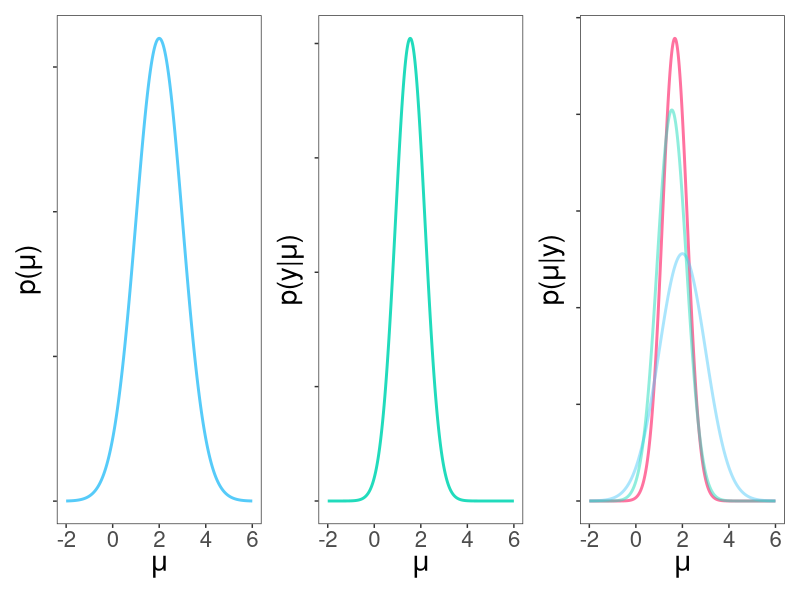
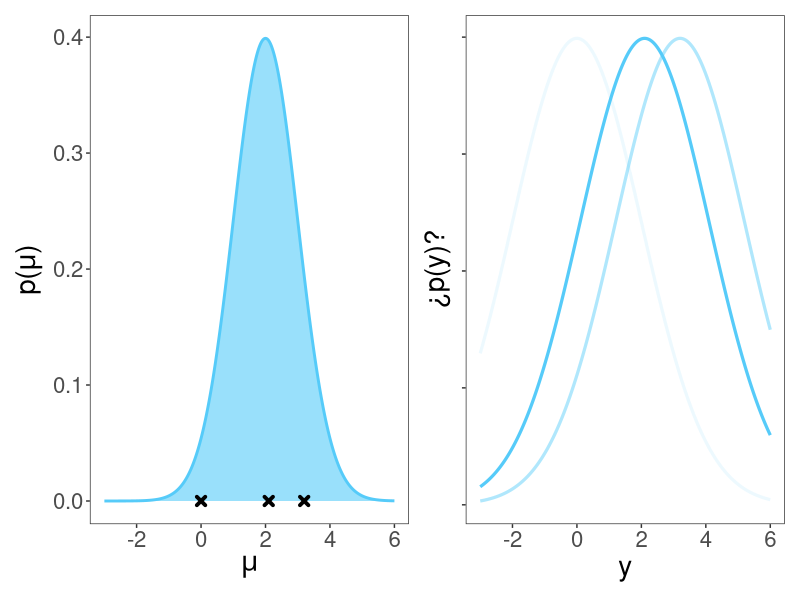
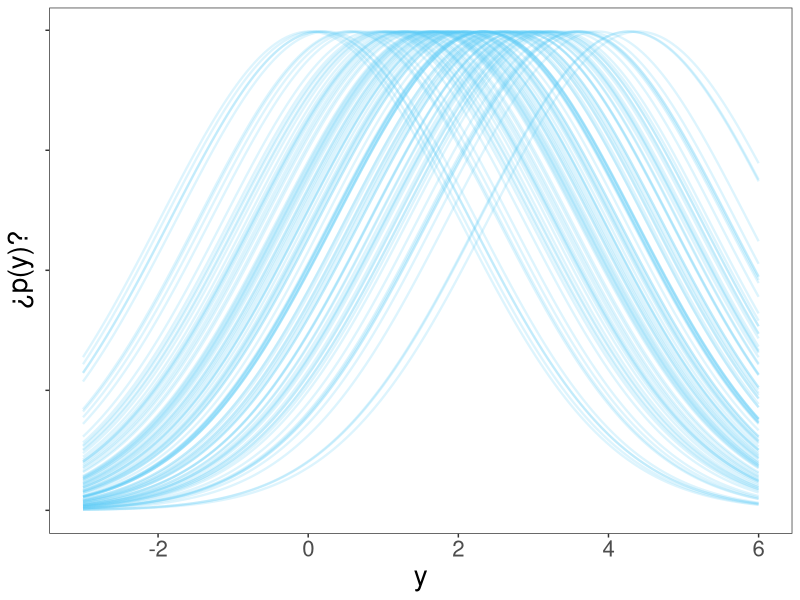
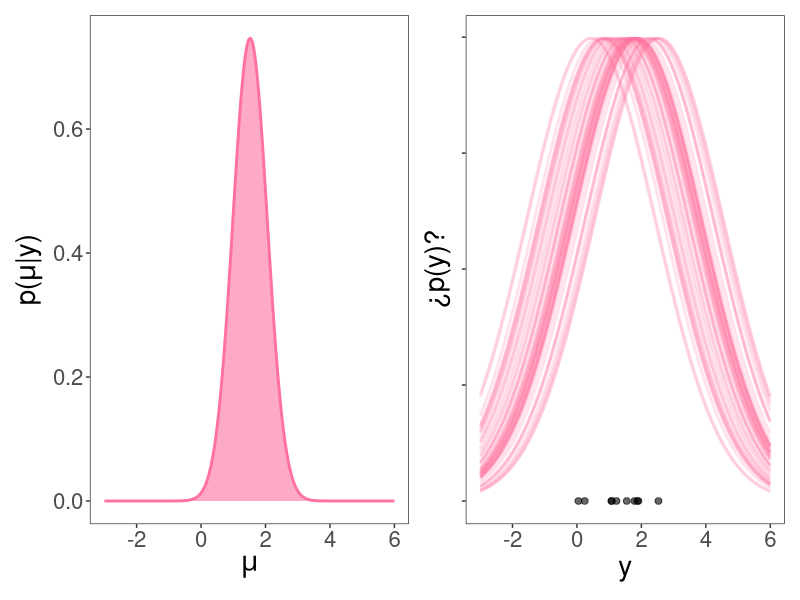
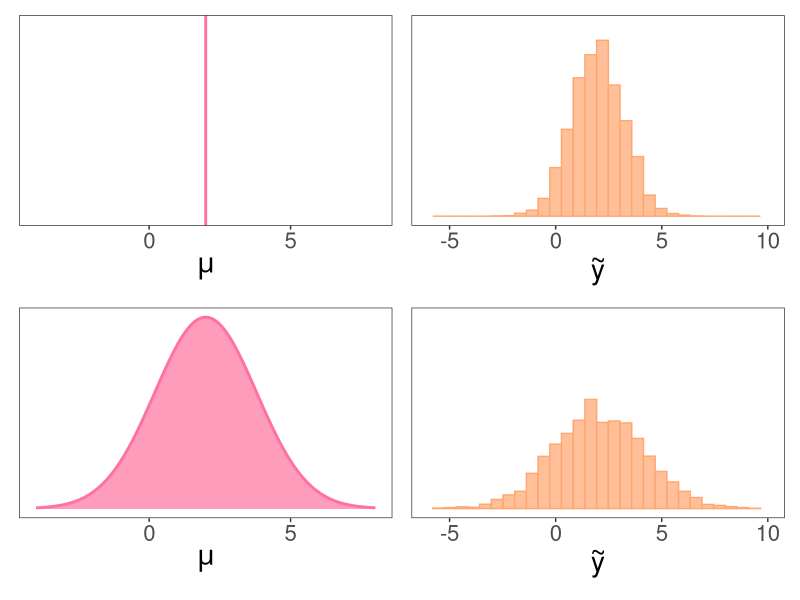
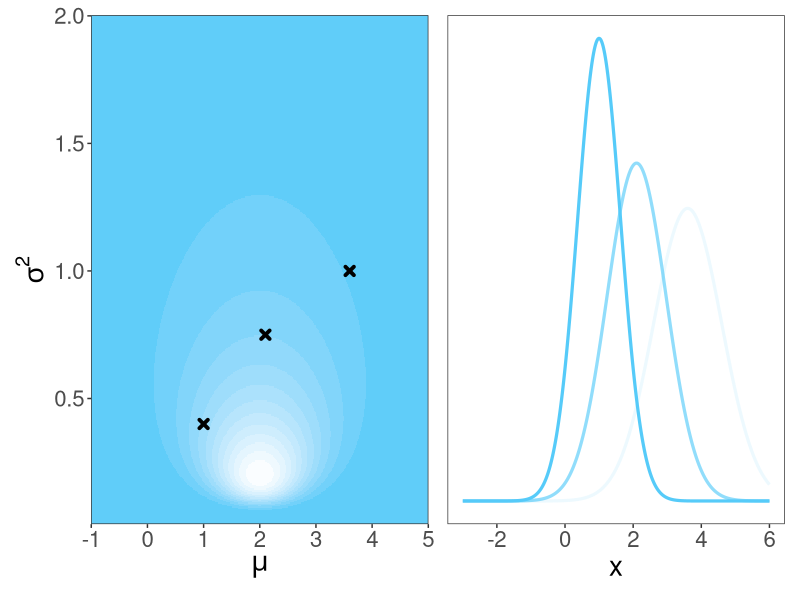
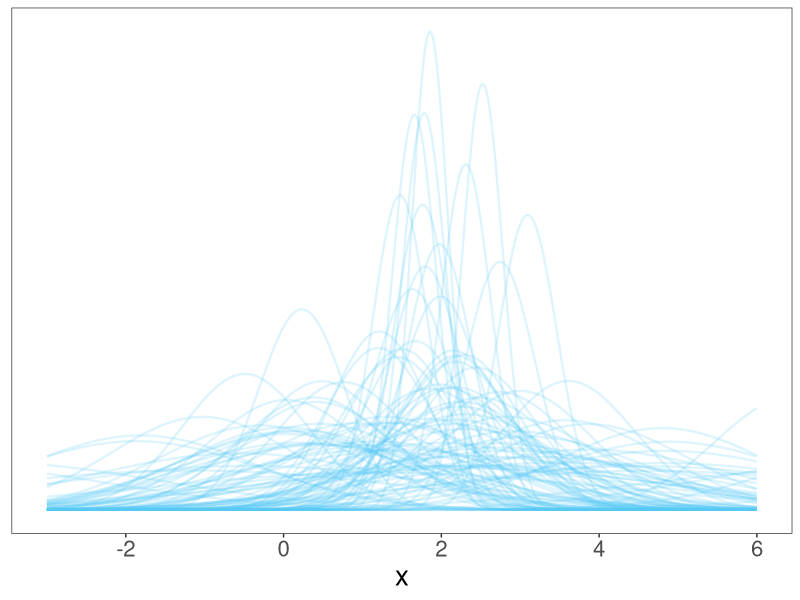
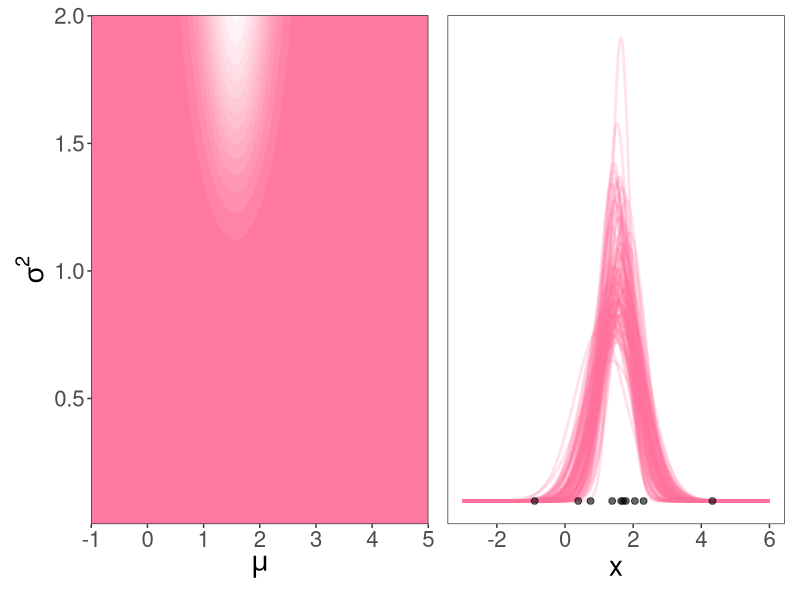

The R script that drew these images, in order:
## ---- chunk 1
#| echo: false
#| include: false

library(dplyr)
library(tidyr)
library(ggplot2)
library(patchwork)
library(purrr)

theme_set(
  theme_bw() +
  theme(
    legend.position = "none",
    panel.grid = element_blank(),
    #strip.background = element_rect(fill="#ade658"),
    text = element_text(size=20))
  )
## ---- chunk 2
#| echo: false
#| include: false

mu_prior <- 2
sigma_prior <- 1
muestra <- rnorm(10,1.5,1)
y_bar <- mean(muestra)
n <- length(muestra)
sigma <- 2
sigma_likelihood <- sigma/sqrt(n)

# ========== Distribución a priori ==============

posterior_posterior_mu <- (
  mu_prior * (sigma^2 / (n * sigma_prior ^ 2 + sigma ^ 2)) 
  + y_bar * (n * sigma_prior^2 / (n * sigma_prior^2 + sigma ^ 2))
)
posterior_posterior_sigma <- sqrt(sigma_prior^2 * sigma^2 / (n * sigma_prior^2 + sigma^2))

dv <- tibble(
  x = seq(-3, 6, length.out = 500), 
  prior = dnorm(x, mu_prior, sigma_prior),
  likelihood = dnorm(x, y_bar, sigma_likelihood),
  posterior_posterior = dnorm(x, posterior_posterior_mu, posterior_posterior_sigma)
) %>%
  mutate(
    prior = prior,
    likelihood = likelihood,
    posterior_posterior = posterior_posterior,
    posterior_likelihood = likelihood,
    posterior_prior = prior
  )

# posibles valores que puede tomar mu

# en la distribucion a priori
p1 <- ggplot(dv) +
  geom_line(aes(x=x,y=prior),col="#56CBF9",size=1) +
  geom_ribbon(aes(x=x,ymin=0,ymax=prior),fill = "#56CBF9", alpha=0.6) +
  xlab(expression(mu)) +
  ylab(expression("p("*mu*")")) +
  geom_point(data=tibble(x=c(0,2.1,3.2),y=c(0,0,0)),
             aes(x=x,y=y),
             inherit.aes = F,
             shape = "cross",
             stroke=2)

#en los datos
dv2 <- tibble(mu=c(0,2.1,3.2), x=list(dv$x),prob=dnorm(mu,mu_prior,sigma_prior)) %>%
  mutate(y = purrr::map(mu,~dnorm(dv$x,.x,sigma))) %>%
  unnest(cols = c(x,y))

p2 <- ggplot() +
  geom_line(data=dv2,aes(x=x,y=y,group=mu,alpha=prob),size=1.1, col = "#56CBF9") +
  xlab("y") +
  ylab(expression("¿p(y)?")) +
  theme(axis.text.y = element_blank())

# posibles distribuciones a priori

p3 <- tibble(mu=rnorm(100,mu_prior,sigma_prior),
       x=list(dv$x)) %>%
  mutate(y = purrr::map(mu,~dnorm(dv$x,.x,sigma))) %>%
  unnest(cols = c(x,y)) %>%
  ggplot() +
  geom_line(aes(x=x,y=y,group=mu),col = "#56CBF9",alpha=0.2,size=0.8) +
  xlab("y") +
  ylab(expression("¿p(y)?")) +
  theme(axis.text.y = element_blank())

# ========== Distribución a posteriori ==============

# posibles distribuciones a posteriori
p4 <- tibble(mu=rnorm(50,
                mu_prior*(sigma^2/(n*sigma_prior^2+sigma^2)) + y_bar * (n*sigma_prior^2/(n*sigma_prior^2+sigma^2)),
                sqrt(sigma_prior^2*sigma^2/(n*sigma_prior^2+sigma^2))),
       x=list(dv$x)) %>%
  mutate(y = purrr::map(mu,~dnorm(dv$x,.x,sigma))) %>%
  unnest(cols = c(x,y)) %>%
  ggplot() +
  geom_line(aes(x=x,y=y,group=mu),col = "#FF729F",alpha=0.2,size=1) +
  geom_point(data = tibble(x = muestra,
                           y = 0),
             aes(x=x,y=y),
             size=2,
             alpha=0.6) +
    xlab("y") +
  ylab(expression("¿p(y)?")) +
  theme(axis.text.y = element_blank())


# posterior
p5 <- ggplot(dv) +
  geom_line(aes(x=x,y=posterior_posterior),col="#FF729F",size=1) +
  geom_ribbon(aes(x=x,ymin=0,ymax=posterior_posterior),fill = "#FF729F", alpha=0.6) +
  xlab(expression(mu)) +
  ylab(expression("p("*mu*"|y)"))
## ---- chunk 3
#| echo: false
#| include: false

plot_bayes <- function(data){
  data %>%
    pivot_longer(cols = c(prior,likelihood,starts_with("posterior"))) %>%
    arrange(name,x) %>%
    separate(name,into = c("facet","color"),sep="_") %>%
    mutate(color = ifelse(is.na(color),facet,color)) %>%
    mutate(alpha = as.factor(paste0(facet,color))) %>% 
    mutate(color = factor(color,
                          levels = c("prior","likelihood","posterior"),
                          labels = c("prior","likelihood","posterior")),
           facet = factor(facet,
                          levels = c("prior","likelihood","posterior"),
                          labels = c("prior","likelihood","posterior"))) %>%
    ggplot() +
    geom_line(aes(x=x,y=value,col=color,group=color,alpha=alpha),size=1) +
    geom_ribbon(aes(x=x,ymin=0,ymax=value,fill=color,group=color,alpha=alpha)) + 
    scale_color_manual(values = c("#56CBF9","#21dbbc","#FF729F")) +
    scale_fill_manual(values = c("#56CBF9","#21dbbc","#FF729F")) +
    scale_alpha_manual(values = c(0.6,0.2,0.7,0.2,0.6)) +
    facet_wrap(.~facet) +
    ylab("credibilidad") +
    xlab("parámetro") +
    theme(axis.text.y = element_blank(),
          axis.ticks.y = element_blank(),
          axis.text.x = element_blank())
}
## ---- chunk 4
  #| warning: false
  #| echo: false
  #| fig-width: 18
  #| fig-height: 6
  #| fig-align: center
  #| cache: true

mu_prior <- 2
sigma_prior <- 1
muestra <- rnorm(10,1.5,1)
y_bar <- mean(muestra)
n <- length(muestra)
sigma <- 2
sigma_likelihood <- sigma/sqrt(n)

posterior_posterior_mu <- (
  mu_prior * (sigma^2 / (n * sigma_prior ^ 2 + sigma ^ 2)) 
  + y_bar * (n * sigma_prior^2 / (n * sigma_prior^2 + sigma ^ 2))
)
posterior_posterior_sigma <- sqrt(sigma_prior^2 * sigma^2 / (n * sigma_prior^2 + sigma^2))

dv <- tibble(
  x = seq(-2, 6, length.out = 500), 
  prior = dnorm(x, mu_prior, sigma_prior),
  likelihood = dnorm(x, y_bar, sigma_likelihood),
  posterior_posterior = dnorm(x, posterior_posterior_mu, posterior_posterior_sigma)
) %>%
  mutate(
    prior = prior,
    likelihood = likelihood,
    posterior_posterior = posterior_posterior,
    posterior_likelihood = likelihood,
    posterior_prior = prior
  )



pA <- dv %>%
  ggplot() +
  geom_line(aes(x=x,y=prior/sum(prior)),size=1,col="#56CBF9") +
  scale_y_continuous(name = expression("p("*mu*")")) +
  scale_x_continuous(expression(mu)) +
  theme(axis.text.y = element_blank())

pB <- dv %>%
  ggplot() +
  geom_line(aes(x=x,y=likelihood/sum(likelihood)),size=1,col="#21dbbc") +
  scale_y_continuous(name = expression("p("*y*"|"*mu*")")) +
  scale_x_continuous(expression(mu)) +
  theme(axis.text.y = element_blank())

pC <- dv %>%
  ggplot() +
  geom_line(aes(x=x,y=posterior_posterior/sum(posterior_posterior)),size=1,col="#FF729F") +
  geom_line(aes(x=x,y=prior/sum(prior)),size=1,alpha=0.5,col="#56CBF9") +
  geom_line(aes(x=x,y=likelihood/sum(likelihood)),size=1,alpha=0.5,col="#21dbbc") +
  scale_y_continuous(name = expression("p("*mu*"|"*y*")")) +
  scale_x_continuous(expression(mu)) +
  theme(axis.text.y = element_blank())

pA + pB + pC
## ---- chunk 5
#| warning: false
#| echo: false
#| fig-width: 18
#| fig-height: 6
#| fig-align: center
#| cache: true
p1 + p2 
## ---- chunk 6
  #| warning: false
  #| echo: false
  #| fig-width: 7
  #| fig-height: 6
  #| fig-align: center
  #| cache: true

p3
## ---- chunk 7
  #| warning: false
  #| echo: false
  #| fig-width: 18
  #| fig-height: 6
  #| fig-align: center
  #| cache: true

p5 + p4
## ---- chunk 8
#| warning: false
#| echo: false
#| fig-width: 12
#| fig-height: 6
#| fig-align: center
#| cache: true

x <- seq(-4, 8, 0.01)
y <- dnorm(x, 2, 1.8)

dv1 <- tibble(x = rnorm(4000, mean = 2, sd = 1.2))
dv2 <- tibble(mu = rnorm(4000, 2, 1.8), x = rnorm(4000, mu, 1.2))

p1<-ggplot(dv1) +
  geom_histogram(aes(x=x),fill="#FFC099",col="#FFA770") +
  xlim(-6,10) +
  xlab(expression(tilde(y))) +
  ylim(c(0,800)) +
  theme(axis.text.y = element_blank(),
        axis.title.y = element_blank(),
        axis.ticks.y = element_blank())

p2<-ggplot(dv2) +
  geom_histogram(aes(x=x),fill="#FFC099",col="#FFA770") +
  xlim(-6,10) +
  xlab(expression(tilde(y))) +
  ylim(c(0,800)) +
  theme(axis.text.y = element_blank(),
        axis.title.y = element_blank(),
        axis.ticks.y = element_blank())

p3 <- ggplot() +
  geom_vline(xintercept = 2, color = "#FF729F", linewidth = 1) +
  xlim(c(2 - 6, 2 + 6)) +
  xlab(expression(mu))


p4 <- ggplot() +
  geom_line(data=tibble(x,y),aes(x=x,y=y),col="#FF729F",linewidth=1) +
  geom_ribbon(data=tibble(x,y),aes(x=x,ymin=0,ymax=y),fill="#FF729F",alpha=.7) +
  xlim(c(2 - 6, 2 + 6)) +
  theme(
    axis.text.y = element_blank(),
    axis.title.y = element_blank(),
    axis.ticks.y = element_blank()
  ) +
  xlab(expression(mu))

(p3 + p1) / (p4 + p2)
## ---- chunk 9
#| echo: false
#| include: false

alpha <- 1
beta <- 0.5
mean <- 2
lambda <- 0.5

dninvgamma <- function(mu, sigma2, alpha, beta, mean, lambda){
 f <- (sqrt(lambda) / sqrt(2*pi*sigma2)) * (beta^alpha/gamma(alpha)) * ((1/sigma2)^(alpha+1)) * (exp(-(2*beta + lambda * (mu - mean)^2)/(2*sigma2)))
 return(f)
}

# ========== Distribución a priori ============== 
dv <- tidyr::crossing(mu = seq(-1,5,0.005), 
                      sigma2 = seq(0.01,2,0.005)) %>%
  mutate(f = purrr::map2_dbl(mu,sigma2,~dninvgamma(.x,.y,alpha,beta,mean,lambda)))

# a priori

# posibles combinaciones de mu y sigma

p1 <- dv %>%
  ggplot() +
  geom_raster(aes(x=mu,y=sigma2,fill=f),) +
  scale_fill_steps(low = "#56CBF9", high = "white",n.breaks = 16) +
  #scale_fill_gradient(low = "#56CBF9", high = "white",) +
  scale_x_continuous(expression(mu),expand = c(0,0)) +
  scale_y_continuous(expression(sigma^2),expand = c(0,0)) +
  geom_point(data = tibble(mu = c(1,2.1,3.6),
                           sigma2 = c(0.4,0.75,1)),
             aes(x=mu,y=sigma2),
             shape = "cross",
             stroke=2)

# tres normales posibles
dv2 <- tibble(mu = c(1,2.1,3.6),
              sigma2 = c(0.4,0.75,1),
              x=list(seq(-3,6,length.out = 500)),
              prob=dninvgamma(mu,sigma2,alpha,beta,mean,lambda)) %>%
  mutate(y = purrr::map2(mu,sigma2,~dnorm(seq(-3,6,length.out = 500),.x,sqrt(.y)))) %>%
  unnest(cols = c(x,y))

p2 <- ggplot() +
  geom_line(data=dv2,aes(x=x,y=y,group=mu,alpha=prob),size=1.1, col = "#56CBF9") +
  theme(axis.text.y = element_blank(),
        axis.title.y = element_blank(),
        axis.ticks.y = element_blank())

# muchas normales posibles
sigma2 <- rgamma(100,shape = alpha, rate = beta)
mu <- rnorm(100,mean = mean, sd = sqrt(sigma2/lambda))

p3 <- tibble(sigma2,
       mu,
       x=list(seq(-3,6,length.out = 500))) %>%
  mutate(y = purrr::map2(mu,sigma2,~dnorm(seq(-3,6,length.out = 500),.x,sqrt(.y)))) %>%
  unnest(cols = c(x,y)) %>%
  ggplot() +
  geom_line(aes(x=x,y=y,group=mu),col = "#56CBF9",alpha=0.2,size=0.8) +
  theme(axis.text.y = element_blank(),
        axis.ticks.y = element_blank(),
        axis.title.y = element_blank())

#posterior
y_bar
n
nu <- lambda
alpha_p <- alpha + n/2
beta_p <- beta + 0.5+sum((muestra - y_bar)^2) + n*nu/(nu+n)*(y_bar-mean)^2/2
mean_p <- (nu*mean + n*y_bar)/(nu+n)
nu_p <- lambda + n
lambda_p <- nu_p

dv_p <- tidyr::crossing(mu = seq(-1,5,0.005), 
                      sigma2 = seq(0.01,2,0.005)) %>%
  mutate(f = purrr::map2_dbl(mu,sigma2,~dninvgamma(.x,.y,alpha_p,beta_p,mean_p,lambda_p)))

p4 <- dv_p %>%
  ggplot() +
  geom_raster(aes(x=mu,y=sigma2,fill=f)) +
  scale_fill_steps(low = "#FF729F", high = "white",n.breaks = 16) +
  scale_x_continuous(expression(mu),expand = c(0,0)) +
  scale_y_continuous(expression(sigma^2),expand = c(0,0))

sigma2 <- rgamma(100,shape = alpha_p, rate = beta_p)
mu <- rnorm(100,mean = mean_p, sd = sqrt(sigma2/lambda_p))

p5 <- tibble(sigma2,
       mu,
       x=list(seq(-3,6,length.out = 500))) %>%
  mutate(y = purrr::map2(mu,sigma2,~dnorm(seq(-3,6,length.out = 500),.x,sqrt(.y)))) %>%
  unnest(cols = c(x,y)) %>%
  ggplot() +
  geom_line(aes(x=x,y=y,group=mu),col = "#FF729F",alpha=0.2,size=1) +
  geom_point(data = tibble(x = muestra,
                           y = 0),
             aes(x=x,y=y),
             size=2,
             alpha=0.6) +
  theme(axis.text.y = element_blank(),
        axis.ticks.y = element_blank(),
        axis.title.y = element_blank())
## ---- chunk 10
  #| warning: false
  #| echo: false
  #| fig-width: 18
  #| fig-height: 6
  #| fig-align: center
  #| cache: true

p1 + p2 
## ---- chunk 11
  #| warning: false
  #| echo: false
  #| fig-width: 9
  #| fig-height: 6
  #| fig-align: center
  #| cache: true

p3
## ---- chunk 12
  #| warning: false
  #| echo: false
  #| fig-width: 18
  #| fig-height: 6
  #| fig-align: center
  #| cache: true

p4 + p5
